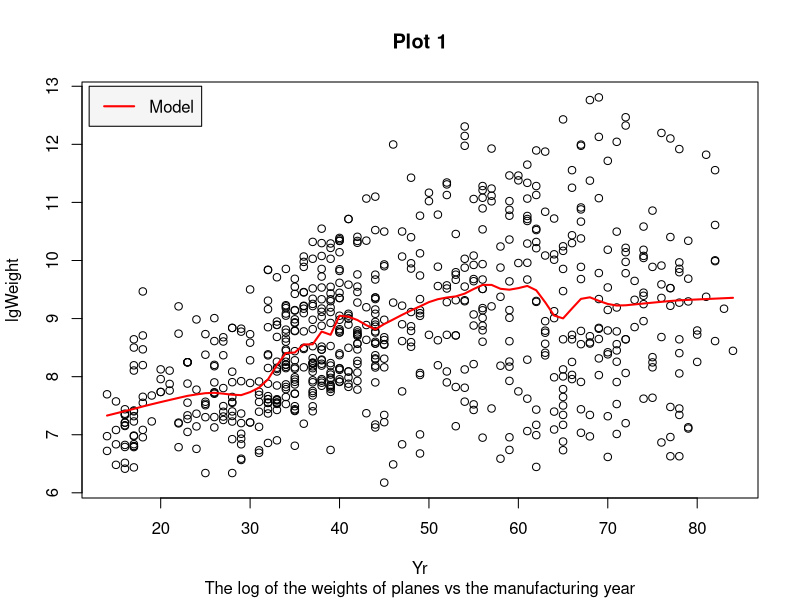
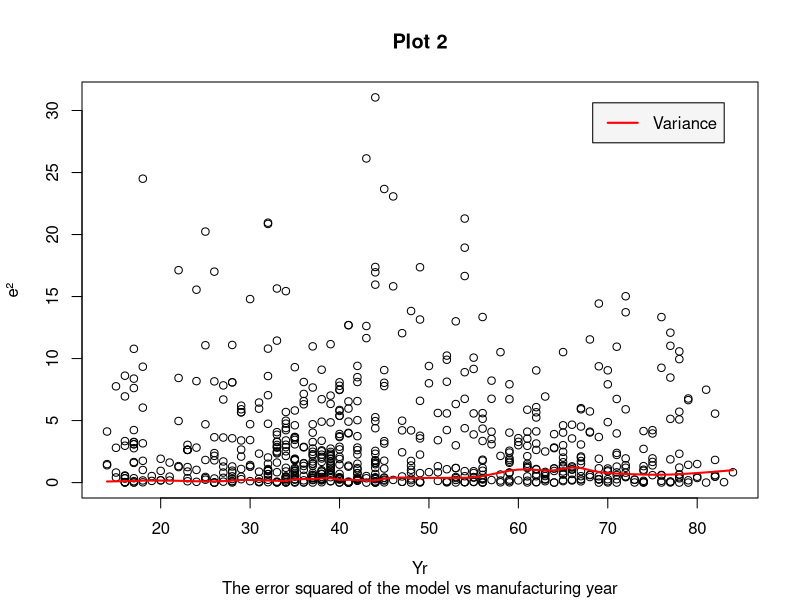
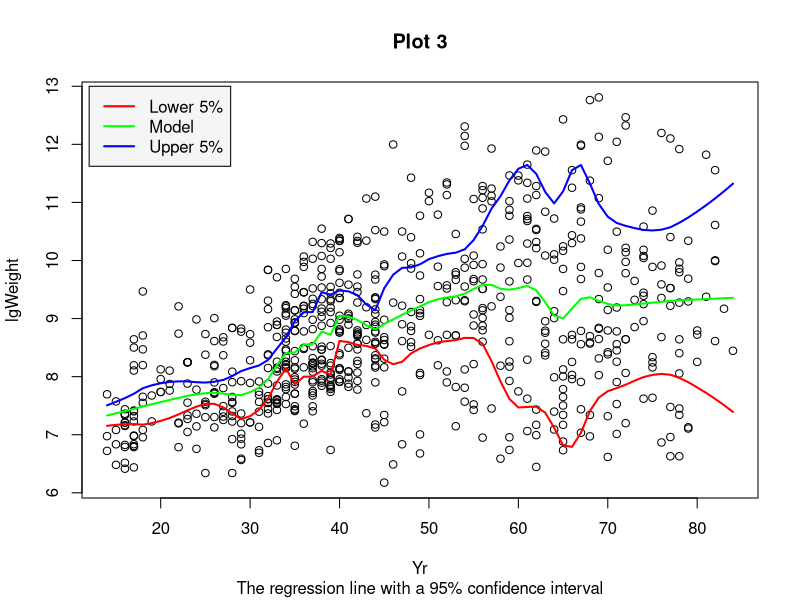
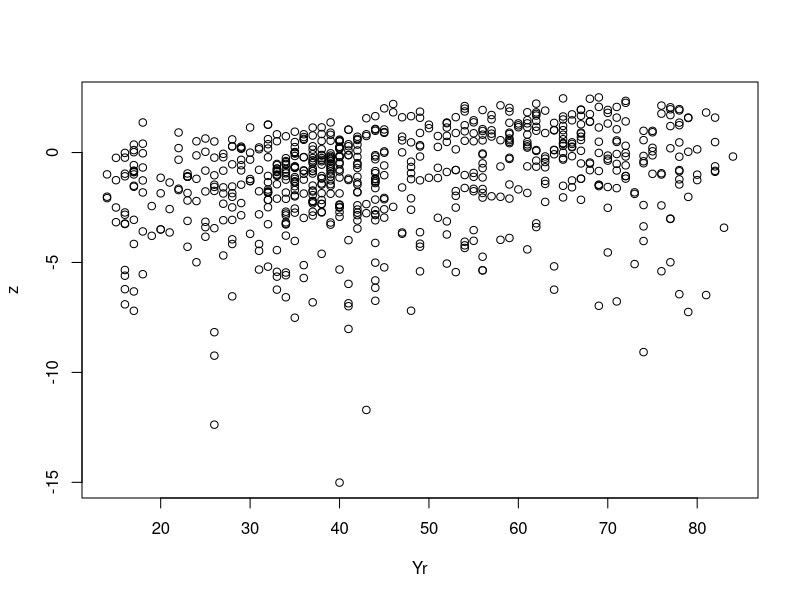

The R script that drew these images, in order:
library(sm)

attach(aircraft)
lgPower <- log(Power)
lgSpan <- log(Span)
lgLength <- log(Length)
lgWeight <- log(Weight)
lgSpeed <- log(Speed)
lgRange <- log(Range)

# Plots the log(weight) of an airplane as a resultant of model year, Yr
plot(Yr,lgWeight, main="Plot 1", sub="The log of the weights of planes vs the manufacturing year")

# Loess.smooth produces continuous values instead of the discrete ones we can use for years
#m = loess.smooth(Yr, lgWeight)

# Step a)
m = supsmu(Yr,lgWeight)
lines(m, col="red", lwd=2)
legend(x=12,y=13, inset=.05, cex = 1, c("Model"), lty=c(1,1), lwd=c(2,2), col=c("red"), bg="grey96")

x <- unlist(m[1])
y <- unlist(m[2])

# Step b)
z <- 0
for (i in seq_along(Yr)) {
  index = which(x == Yr[i])
  z[i] <- log((lgWeight[i]-y[index])**2)
}

# Step c), calculate the log(variance) estimate
q <- supsmu(Yr,z)

# Step d), calculate sigma squared
unlistedSigmaEstimate <- unlist(q[2])
sigmaSquared <- 0
for (j in seq_along(unlistedSigmaEstimate)) {
  sigmaSquared[j] <- exp(unlistedSigmaEstimate[j])
}

# Calculating the estimated square error, e^(z(x)-q(x)) = E^2
e <- 0
qX <- unlist(q[1])
qY <- unlistedSigmaEstimate
for (k in seq_along(Yr)) {
  index = which(qX == Yr[k])
  #e[i] <- log((lgWeight[i]-y[index])**2)
  e[k] <- exp(z[k] - qY[index])
}

# Plotting the error squared againt the manufacturing year
plot(Yr,e,ylab="e²", main="Plot 2", sub="The error squared of the model vs manufacturing year")
# Superimposing the estimated variance
unique_years <- unique(Yr)
lines(unique_years,sigmaSquared, col='red', lwd=2)
legend(x="topright", inset=.05, cex = 1, c("Variance"), lty=c(1,1), lwd=c(2,2), col=c("red"), bg="grey96")

# Plotting the regression line with 95 % confidence interval
plot(Yr, lgWeight,xlab="Yr", ylab="lgWeight",main="Plot 3", sub="The regression line with a 95% confidence interval")
lines(unique_years, unlist(m[2])+(1.96*sigmaSquared),col='blue',lwd=2)
lines(unique_years, unlist(m[2])-(1.96*sigmaSquared), col='red',lwd=2)
lines(m, col='green',lwd=2)
legend(x=12,y=13, inset=.05, cex = 1, c("Lower 5%","Model","Upper 5%"), lty=c(1,1), lwd=c(2,2), col=c("red","green","blue"), bg="grey96")

# Hannes own test of heteroscedacity
plot(Yr,z)
